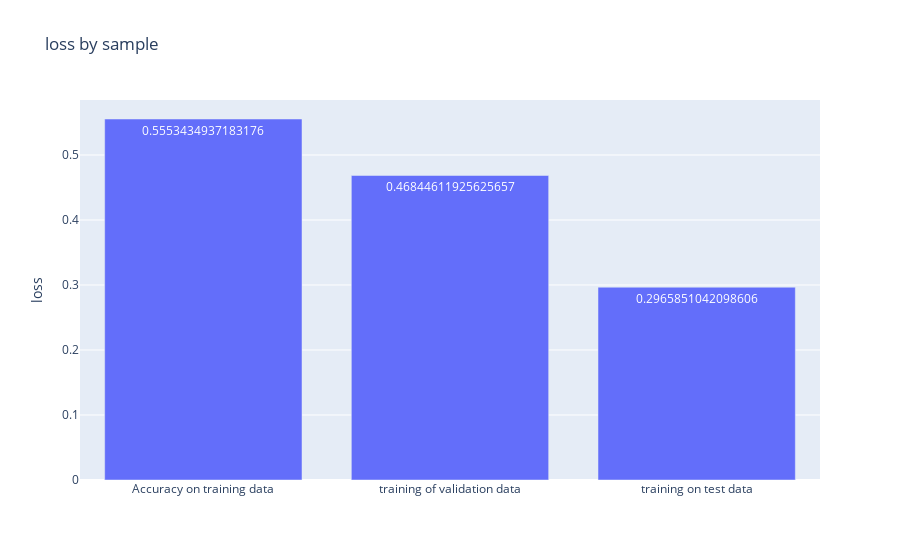

Here is the notebook cell this chart was saved with:
### Code cell
x = ['Accuracy on training data', 'training of validation data', 'training on test data']
y = [np.min(history[0]), np.min(history[1]), loaded_model.evaluate(x=X_test, y=y_test)[0]]

# Use textposition='auto' for direct text
fig = go.Figure(data=[go.Bar(
            x=x, y=y,
            text=y,
            textposition='auto',
        )])
fig.update_layout(title='loss by sample', yaxis_title='loss')
fig.show()

### Figure 1 — Plotly figure (JSON) as saved in the notebook; plotly's stock layout.template omitted (floating-point values rounded to 4 significant figures)
{"data": [{"text": ["0.5553434937183176", "0.46844611925625657", "0.2965851042098606"], "textposition": "auto", "type": "bar", "x": ["Accuracy on training data", "training of validation data", "training on test data"], "y": [0.5553, 0.4684, 0.2966]}], "layout": {"title": {"text": "loss by sample"}, "yaxis": {"title": {"text": "loss"}}}}
